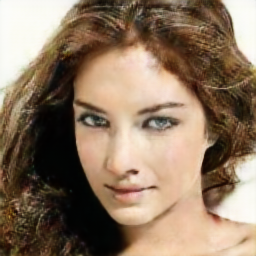
#> input picture Prove_esame/Prova_19_03_2019/a.png, 256 x 256 px
$ python Es3.py
#> lines starting #> are read from the running program, lines starting #| are printed output that depends on the picture; long printed decimals are rounded
# -*- coding: utf-8 -*-
"""
Created on Mon Apr 14 19:59:02 2025

@author: david
"""
import skimage.io as io
import skimage.color as clr
import matplotlib.pyplot as plt
import scipy.ndimage as ndi
import numpy as np


#Ex3
x = io.imread('./a.png')
#> x is the input picture: shape (256, 256, 3); mean R, G, B 141.6, 119.3, 98.1
plt.figure(1)
plt.imshow(x)
plt.title('input')


x= np.float64(x)

# Progettate un filtro passa-alto ideale nel dominio della frequenza di raggio 0,25 con risposta
# in frequenza come mostrata in figura filtro_HP.jpg
M= x.shape[0]
#> M = 256
N= x.shape[1]
#> N = 256
m = np.fft.fftfreq(M)
n = np.fft.fftfreq(N)

l,k = np.meshgrid(n,m)
r = 0.25
mask = (l**2+k**2) < r**2
plt.figure(2)
plt.imshow(mask, clim=[0,1], cmap='gray', extent=[-0.5,0.5,-0.5,0.5])
plt.title('mask sintetizzata')

#Converti immagine in scala di grigi
y = clr.rgb2gray(x)
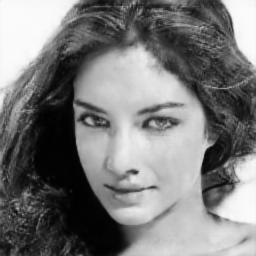
#> y: shape (256, 256) float64; min 1.21, max 252.6, mean 122.5

#Filtriamo immagine in frequenza col filtro costruito
Y = np.fft.fftshift( np.fft.fft2(y))

plt.figure(3)
plt.imshow(np.log(1+np.abs(Y)), clim=None, cmap='gray', extent=[-0.5,0.5,-0.5,0.5])
plt.title('Trasformata della versione in scala di grigi')

Z = Y*mask

plt.figure(4)
plt.imshow(np.log(1+np.abs(Z)), clim=None, cmap='gray', extent=[-0.5,0.5,-0.5,0.5])
plt.title('Risultato del filtraggio')

#Calcola energia di Z nel dominio della frequenza
E = np.mean( np.abs(Z)**2 )
#> E = 13433.2
print(E)
#| 13433.196

if (E > 8000 ):
    print('IMMAGINE GENERATA SINTETICAMENTE')
else:
    print('IMMAGINE NATURALE')
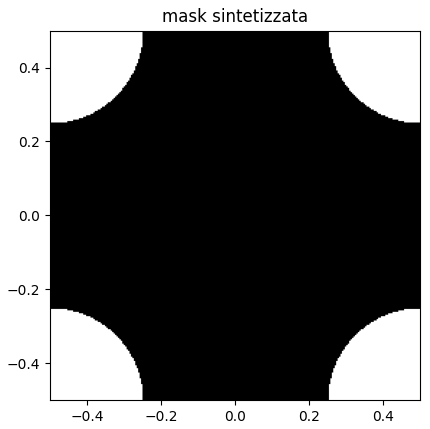
#> figure drawn by matplotlib, 1 panel
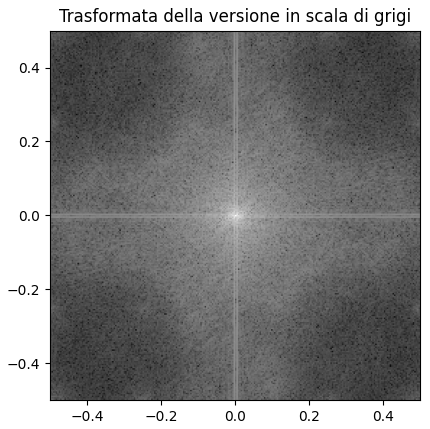
#> figure drawn by matplotlib, 1 panel
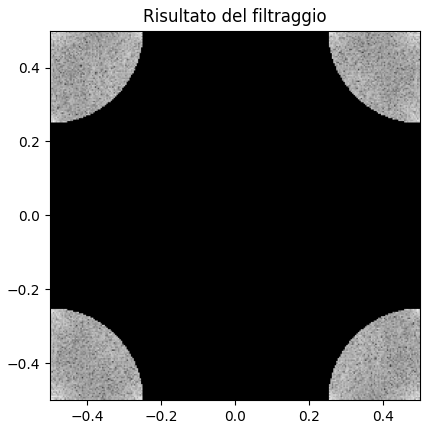
#> figure drawn by matplotlib, 1 panel

$ run again, with Prove_esame/Prova_19_03_2019/b.png copied over Prove_esame/Prova_19_03_2019/a.png
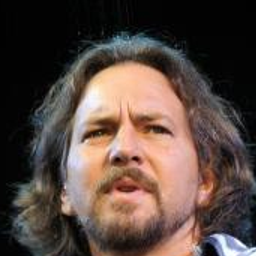
#> input picture Prove_esame/Prova_19_03_2019/b.png, 256 x 256 px
#> x is the input picture: shape (256, 256, 3); mean R, G, B 87.7, 71.4, 64.5
#> `y = clr.rgb2gray(x)`:
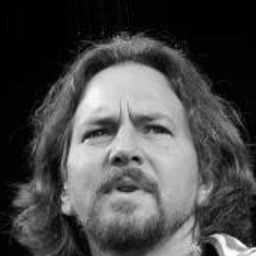
#> y: shape (256, 256) float64; min 0, max 255, mean 74.3; drawn with min black and max white
#> E = 3794.9
#| 3794.905
#> `print('IMMAGINE NATURALE')`:
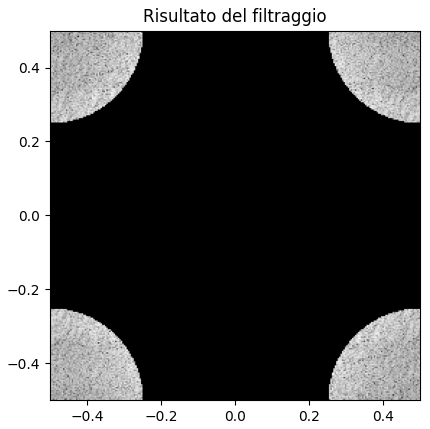
#> figure drawn by matplotlib, 1 panel

$ run again, with Prove_esame/Prova_19_03_2019/c.png copied over Prove_esame/Prova_19_03_2019/a.png
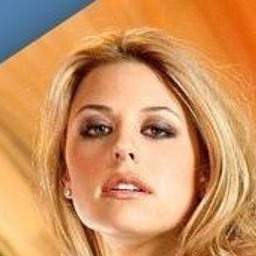
#> input picture Prove_esame/Prova_19_03_2019/c.png, 256 x 256 px
#> x is the input picture: shape (256, 256, 3); mean R, G, B 205.1, 146.3, 95.7
#> `y = clr.rgb2gray(x)`:
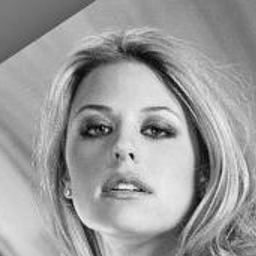
#> y: shape (256, 256) float64; min 2.34, max 246.7, mean 155.1
#> E = 6377.9
#| 6377.865
#> `print('IMMAGINE NATURALE')`:
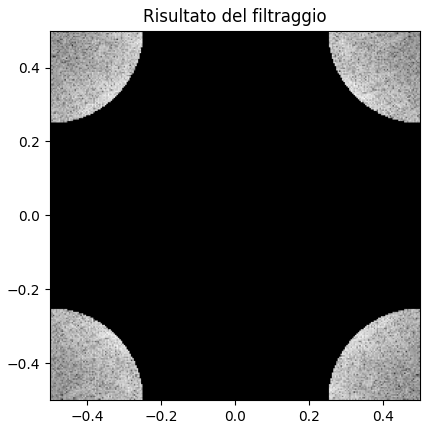
#> figure drawn by matplotlib, 1 panel
